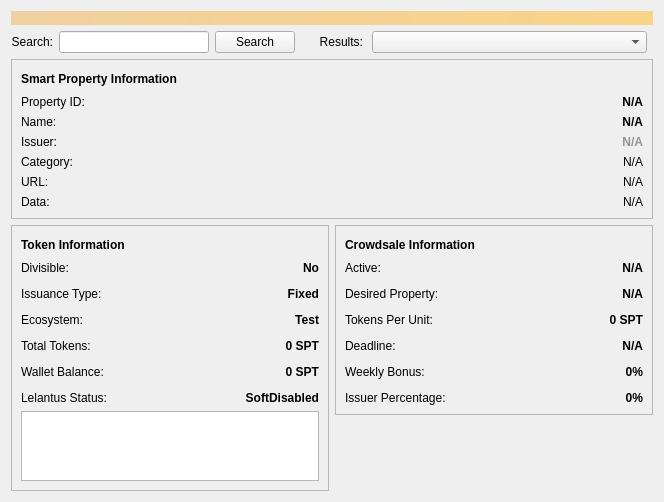
<?xml version="1.0" encoding="UTF-8"?>
<ui version="4.0">
 <class>LookupSPDialog</class>
 <widget class="QWidget" name="LookupSPDialog">
  <property name="geometry">
   <rect>
    <x>0</x>
    <y>0</y>
    <width>664</width>
    <height>497</height>
   </rect>
  </property>
  <property name="windowTitle">
   <string>Form</string>
  </property>
  <layout class="QVBoxLayout" name="topLayout">
   <item>
    <widget class="QLabel" name="labelAlerts">
     <property name="visible">
      <bool>false</bool>
     </property>
     <property name="styleSheet">
      <string notr="true">background-color: qlineargradient(x1: 0, y1: 0, x2: 1, y2: 0, stop:0 #F0D0A0, stop:1 #F8D488); color:#000000;</string>
     </property>
     <property name="wordWrap">
      <bool>true</bool>
     </property>
     <property name="margin">
      <number>3</number>
     </property>
    </widget>
   </item>
   <item>
    <layout class="QHBoxLayout" name="horizontalLayout_12">
     <property name="topMargin">
      <number>0</number>
     </property>
     <item>
      <widget class="QLabel" name="searchLabel">
       <property name="enabled">
        <bool>true</bool>
       </property>
       <property name="minimumSize">
        <size>
         <width>0</width>
         <height>0</height>
        </size>
       </property>
       <property name="text">
        <string>Search:</string>
       </property>
       <property name="alignment">
        <set>Qt::AlignRight|Qt::AlignTrailing|Qt::AlignVCenter</set>
       </property>
       <property name="margin">
        <number>8</number>
       </property>
      </widget>
     </item>
     <item>
      <widget class="QLineEdit" name="searchLineEdit">
       <property name="sizePolicy">
        <sizepolicy hsizetype="Fixed" vsizetype="Fixed">
         <horstretch>0</horstretch>
         <verstretch>0</verstretch>
        </sizepolicy>
       </property>
       <property name="minimumSize">
        <size>
         <width>150</width>
         <height>0</height>
        </size>
       </property>
      </widget>
     </item>
     <item>
      <widget class="QPushButton" name="searchButton">
       <property name="text">
        <string>Search</string>
       </property>
      </widget>
     </item>
     <item>
      <widget class="QLabel" name="matchingLabel">
       <property name="minimumSize">
        <size>
         <width>0</width>
         <height>0</height>
        </size>
       </property>
       <property name="styleSheet">
        <string notr="true">padding-left:15px;</string>
       </property>
       <property name="text">
        <string>Results:</string>
       </property>
       <property name="alignment">
        <set>Qt::AlignRight|Qt::AlignTrailing|Qt::AlignVCenter</set>
       </property>
       <property name="margin">
        <number>0</number>
       </property>
      </widget>
     </item>
     <item>
      <widget class="QComboBox" name="matchingComboBox">
       <property name="sizePolicy">
        <sizepolicy hsizetype="Expanding" vsizetype="Fixed">
         <horstretch>0</horstretch>
         <verstretch>0</verstretch>
        </sizepolicy>
       </property>
      </widget>
     </item>
     <item>
      <spacer name="horizontalSpacer_3">
       <property name="orientation">
        <enum>Qt::Horizontal</enum>
       </property>
       <property name="sizeType">
        <enum>QSizePolicy::Fixed</enum>
       </property>
       <property name="sizeHint" stdset="0">
        <size>
         <width>6</width>
         <height>20</height>
        </size>
       </property>
      </spacer>
     </item>
    </layout>
   </item>
   <item>
    <layout class="QVBoxLayout" name="verticalLayout_5">
     <property name="topMargin">
      <number>0</number>
     </property>
     <item>
      <widget class="QFrame" name="topFrame">
       <property name="frameShape">
        <enum>QFrame::StyledPanel</enum>
       </property>
       <property name="frameShadow">
        <enum>QFrame::Raised</enum>
       </property>
       <layout class="QVBoxLayout" name="verticalLayout_7">
        <item>
         <layout class="QHBoxLayout" name="horizontalLayout_7">
          <item>
           <layout class="QHBoxLayout" name="horizontalLayout_9">
            <item>
             <widget class="QLabel" name="spInfo">
              <property name="font">
               <font>
                <weight>75</weight>
                <bold>true</bold>
               </font>
              </property>
              <property name="text">
               <string>Smart Property Information</string>
              </property>
             </widget>
            </item>
           </layout>
          </item>
          <item>
           <spacer name="horizontalSpacer_6">
            <property name="orientation">
             <enum>Qt::Horizontal</enum>
            </property>
            <property name="sizeHint" stdset="0">
             <size>
              <width>40</width>
              <height>20</height>
             </size>
            </property>
           </spacer>
          </item>
         </layout>
        </item>
        <item>
         <layout class="QFormLayout" name="spInfoLayout">
          <property name="fieldGrowthPolicy">
           <enum>QFormLayout::AllNonFixedFieldsGrow</enum>
          </property>
          <property name="topMargin">
           <number>0</number>
          </property>
          <item row="0" column="0">
           <widget class="QLabel" name="propertyid">
            <property name="text">
             <string>Property ID:</string>
            </property>
           </widget>
          </item>
          <item row="0" column="1">
           <widget class="QLabel" name="propertyIDLabel">
            <property name="font">
             <font>
              <weight>75</weight>
              <bold>true</bold>
             </font>
            </property>
            <property name="styleSheet">
             <string notr="true"/>
            </property>
            <property name="text">
             <string>N/A</string>
            </property>
            <property name="alignment">
             <set>Qt::AlignRight|Qt::AlignTrailing|Qt::AlignVCenter</set>
            </property>
           </widget>
          </item>
          <item row="1" column="0">
           <widget class="QLabel" name="name">
            <property name="text">
             <string>Name:</string>
            </property>
           </widget>
          </item>
          <item row="1" column="1">
           <widget class="QLabel" name="nameLabel">
            <property name="font">
             <font>
              <weight>75</weight>
              <bold>true</bold>
             </font>
            </property>
            <property name="styleSheet">
             <string notr="true"/>
            </property>
            <property name="text">
             <string>N/A</string>
            </property>
            <property name="alignment">
             <set>Qt::AlignRight|Qt::AlignTrailing|Qt::AlignVCenter</set>
            </property>
           </widget>
          </item>
          <item row="2" column="0">
           <widget class="QLabel" name="issuer">
            <property name="text">
             <string>Issuer:</string>
            </property>
           </widget>
          </item>
          <item row="2" column="1">
           <widget class="QLabel" name="issuerLabel">
            <property name="sizePolicy">
             <sizepolicy hsizetype="Preferred" vsizetype="Preferred">
              <horstretch>0</horstretch>
              <verstretch>0</verstretch>
             </sizepolicy>
            </property>
            <property name="font">
             <font>
              <weight>75</weight>
              <bold>true</bold>
             </font>
            </property>
            <property name="styleSheet">
             <string notr="true">color:rgb(148, 148, 148)</string>
            </property>
            <property name="text">
             <string>N/A</string>
            </property>
            <property name="alignment">
             <set>Qt::AlignRight|Qt::AlignTrailing|Qt::AlignVCenter</set>
            </property>
            <property name="margin">
             <number>0</number>
            </property>
            <property name="indent">
             <number>-1</number>
            </property>
           </widget>
          </item>
          <item row="3" column="0">
           <widget class="QLabel" name="category">
            <property name="text">
             <string>Category:</string>
            </property>
           </widget>
          </item>
          <item row="3" column="1">
           <widget class="QLabel" name="categoryLabel">
            <property name="font">
             <font>
              <weight>50</weight>
              <bold>false</bold>
             </font>
            </property>
            <property name="styleSheet">
             <string notr="true"/>
            </property>
            <property name="text">
             <string>N/A</string>
            </property>
            <property name="alignment">
             <set>Qt::AlignRight|Qt::AlignTrailing|Qt::AlignVCenter</set>
            </property>
           </widget>
          </item>
          <item row="4" column="0">
           <widget class="QLabel" name="url">
            <property name="text">
             <string>URL:</string>
            </property>
           </widget>
          </item>
          <item row="4" column="1">
           <widget class="QLabel" name="urlLabel">
            <property name="font">
             <font>
              <weight>50</weight>
              <bold>false</bold>
             </font>
            </property>
            <property name="styleSheet">
             <string notr="true"/>
            </property>
            <property name="text">
             <string>N/A</string>
            </property>
            <property name="alignment">
             <set>Qt::AlignRight|Qt::AlignTrailing|Qt::AlignVCenter</set>
            </property>
           </widget>
          </item>
          <item row="5" column="0">
           <widget class="QLabel" name="data">
            <property name="text">
             <string>Data:</string>
            </property>
           </widget>
          </item>
          <item row="5" column="1">
           <widget class="QLabel" name="dataLabel">
            <property name="font">
             <font>
              <weight>50</weight>
              <bold>false</bold>
             </font>
            </property>
            <property name="styleSheet">
             <string notr="true"/>
            </property>
            <property name="text">
             <string>N/A</string>
            </property>
            <property name="alignment">
             <set>Qt::AlignRight|Qt::AlignTrailing|Qt::AlignVCenter</set>
            </property>
           </widget>
          </item>
         </layout>
        </item>
       </layout>
      </widget>
     </item>
    </layout>
   </item>
   <item>
    <layout class="QHBoxLayout" name="horizontalLayout" stretch="1,1">
     <item>
      <layout class="QVBoxLayout" name="verticalLayout_2">
       <item>
        <widget class="QFrame" name="leftFrame">
         <property name="sizePolicy">
          <sizepolicy hsizetype="Preferred" vsizetype="Expanding">
           <horstretch>0</horstretch>
           <verstretch>0</verstretch>
          </sizepolicy>
         </property>
         <property name="frameShape">
          <enum>QFrame::StyledPanel</enum>
         </property>
         <property name="frameShadow">
          <enum>QFrame::Raised</enum>
         </property>
         <layout class="QVBoxLayout" name="verticalLayout_4">
          <item>
           <layout class="QVBoxLayout" name="verticalLayout_6">
            <property name="topMargin">
             <number>0</number>
            </property>
            <item>
             <layout class="QHBoxLayout" name="tokenHLayout">
              <item>
               <widget class="QLabel" name="tokenInfo">
                <property name="text">
                 <string>&lt;b&gt;Token Information&lt;/b&gt;</string>
                </property>
               </widget>
              </item>
              <item>
               <spacer name="horizontalSpacer">
                <property name="orientation">
                 <enum>Qt::Horizontal</enum>
                </property>
                <property name="sizeHint" stdset="0">
                 <size>
                  <width>40</width>
                  <height>20</height>
                 </size>
                </property>
               </spacer>
              </item>
             </layout>
            </item>
            <item>
             <layout class="QFormLayout" name="tokenForm">
              <property name="fieldGrowthPolicy">
               <enum>QFormLayout::AllNonFixedFieldsGrow</enum>
              </property>
              <property name="verticalSpacing">
               <number>12</number>
              </property>
              <item row="0" column="0">
               <widget class="QLabel" name="divisible">
                <property name="text">
                 <string>Divisible:</string>
                </property>
               </widget>
              </item>
              <item row="0" column="1">
               <widget class="QLabel" name="divisibleLabel">
                <property name="font">
                 <font>
                  <weight>75</weight>
                  <bold>true</bold>
                 </font>
                </property>
                <property name="text">
                 <string>No</string>
                </property>
                <property name="alignment">
                 <set>Qt::AlignRight|Qt::AlignTrailing|Qt::AlignVCenter</set>
                </property>
               </widget>
              </item>
              <item row="1" column="0">
               <widget class="QLabel" name="issuancetype">
                <property name="text">
                 <string>Issuance Type:</string>
                </property>
               </widget>
              </item>
              <item row="1" column="1">
               <widget class="QLabel" name="issuanceTypeLabel">
                <property name="font">
                 <font>
                  <weight>75</weight>
                  <bold>true</bold>
                 </font>
                </property>
                <property name="text">
                 <string>Fixed</string>
                </property>
                <property name="alignment">
                 <set>Qt::AlignRight|Qt::AlignTrailing|Qt::AlignVCenter</set>
                </property>
               </widget>
              </item>
              <item row="2" column="0">
               <widget class="QLabel" name="ecosystem">
                <property name="text">
                 <string>Ecosystem:</string>
                </property>
               </widget>
              </item>
              <item row="2" column="1">
               <widget class="QLabel" name="ecosystemLabel">
                <property name="font">
                 <font>
                  <weight>75</weight>
                  <bold>true</bold>
                 </font>
                </property>
                <property name="text">
                 <string>Test</string>
                </property>
                <property name="alignment">
                 <set>Qt::AlignRight|Qt::AlignTrailing|Qt::AlignVCenter</set>
                </property>
               </widget>
              </item>
              <item row="3" column="0">
               <widget class="QLabel" name="totaltokens">
                <property name="text">
                 <string>Total Tokens:</string>
                </property>
               </widget>
              </item>
              <item row="3" column="1">
               <widget class="QLabel" name="totalTokensLabel">
                <property name="font">
                 <font>
                  <weight>75</weight>
                  <bold>true</bold>
                 </font>
                </property>
                <property name="layoutDirection">
                 <enum>Qt::LeftToRight</enum>
                </property>
                <property name="text">
                 <string>0 SPT</string>
                </property>
                <property name="alignment">
                 <set>Qt::AlignRight|Qt::AlignTrailing|Qt::AlignVCenter</set>
                </property>
               </widget>
              </item>
              <item row="4" column="0">
               <widget class="QLabel" name="walletbalance">
                <property name="text">
                 <string>Wallet Balance:</string>
                </property>
               </widget>
              </item>
              <item row="4" column="1">
               <widget class="QLabel" name="walletBalanceLabel">
                <property name="font">
                 <font>
                  <weight>75</weight>
                  <bold>true</bold>
                 </font>
                </property>
                <property name="text">
                 <string>0 SPT</string>
                </property>
                <property name="alignment">
                 <set>Qt::AlignRight|Qt::AlignTrailing|Qt::AlignVCenter</set>
                </property>
               </widget>
              </item>
              <item row="5" column="0">
               <widget class="QLabel" name="sigmaStatus">
                <property name="text">
                 <string>Lelantus Status:</string>
                </property>
               </widget>
              </item>
              <item row="5" column="1">
               <widget class="QLabel" name="sigmaStatusLabel">
                <property name="font">
                 <font>
                  <weight>75</weight>
                  <bold>true</bold>
                 </font>
                </property>
                <property name="text">
                 <string>SoftDisabled</string>
                </property>
                <property name="alignment">
                 <set>Qt::AlignRight|Qt::AlignTrailing|Qt::AlignVCenter</set>
                </property>
               </widget>
              </item>
             </layout>
            </item>
            <item>
             <widget class="QTableWidget" name="denominationTable">
              <property name="sizePolicy">
               <sizepolicy hsizetype="Expanding" vsizetype="Expanding">
                <horstretch>0</horstretch>
                <verstretch>0</verstretch>
               </sizepolicy>
              </property>
             </widget>
            </item>
           </layout>
          </item>
         </layout>
        </widget>
       </item>
       <item>
        <spacer name="verticalSpacer">
         <property name="orientation">
          <enum>Qt::Vertical</enum>
         </property>
         <property name="sizeType">
          <enum>QSizePolicy::Expanding</enum>
         </property>
         <property name="sizeHint" stdset="0">
          <size>
           <width>20</width>
           <height>20</height>
          </size>
         </property>
        </spacer>
       </item>
      </layout>
     </item>
     <item>
      <layout class="QVBoxLayout" name="verticalLayout_3">
       <item>
        <widget class="QFrame" name="rightFrame">
         <property name="frameShape">
          <enum>QFrame::StyledPanel</enum>
         </property>
         <property name="frameShadow">
          <enum>QFrame::Raised</enum>
         </property>
         <layout class="QVBoxLayout" name="verticalLayout">
          <item>
           <layout class="QHBoxLayout" name="horizontalLayout_5">
            <property name="topMargin">
             <number>0</number>
            </property>
            <item>
             <widget class="QLabel" name="crowdInfo">
              <property name="font">
               <font>
                <weight>75</weight>
                <bold>true</bold>
               </font>
              </property>
              <property name="text">
               <string>Crowdsale Information</string>
              </property>
             </widget>
            </item>
            <item>
             <spacer name="horizontalSpacer_2">
              <property name="orientation">
               <enum>Qt::Horizontal</enum>
              </property>
              <property name="sizeHint" stdset="0">
               <size>
                <width>40</width>
                <height>20</height>
               </size>
              </property>
             </spacer>
            </item>
           </layout>
          </item>
          <item>
           <layout class="QFormLayout" name="crowdForm">
            <property name="fieldGrowthPolicy">
             <enum>QFormLayout::AllNonFixedFieldsGrow</enum>
            </property>
            <property name="verticalSpacing">
             <number>12</number>
            </property>
            <property name="topMargin">
             <number>0</number>
            </property>
            <item row="1" column="0">
             <widget class="QLabel" name="desired">
              <property name="text">
               <string>Desired Property:</string>
              </property>
             </widget>
            </item>
            <item row="1" column="1">
             <widget class="QLabel" name="desiredLabel">
              <property name="font">
               <font>
                <weight>75</weight>
                <bold>true</bold>
               </font>
              </property>
              <property name="text">
               <string>N/A</string>
              </property>
              <property name="alignment">
               <set>Qt::AlignRight|Qt::AlignTrailing|Qt::AlignVCenter</set>
              </property>
             </widget>
            </item>
            <item row="2" column="0">
             <widget class="QLabel" name="tokensperunit">
              <property name="text">
               <string>Tokens Per Unit:</string>
              </property>
             </widget>
            </item>
            <item row="2" column="1">
             <widget class="QLabel" name="tokensPerUnitLabel">
              <property name="font">
               <font>
                <weight>75</weight>
                <bold>true</bold>
               </font>
              </property>
              <property name="text">
               <string>0 SPT</string>
              </property>
              <property name="alignment">
               <set>Qt::AlignRight|Qt::AlignTrailing|Qt::AlignVCenter</set>
              </property>
             </widget>
            </item>
            <item row="3" column="0">
             <widget class="QLabel" name="deadline">
              <property name="text">
               <string>Deadline:</string>
              </property>
             </widget>
            </item>
            <item row="3" column="1">
             <widget class="QLabel" name="deadlineLabel">
              <property name="font">
               <font>
                <weight>75</weight>
                <bold>true</bold>
               </font>
              </property>
              <property name="text">
               <string>N/A</string>
              </property>
              <property name="alignment">
               <set>Qt::AlignRight|Qt::AlignTrailing|Qt::AlignVCenter</set>
              </property>
             </widget>
            </item>
            <item row="4" column="0">
             <widget class="QLabel" name="bonus">
              <property name="text">
               <string>Weekly Bonus:</string>
              </property>
             </widget>
            </item>
            <item row="4" column="1">
             <widget class="QLabel" name="bonusLabel">
              <property name="font">
               <font>
                <weight>75</weight>
                <bold>true</bold>
               </font>
              </property>
              <property name="text">
               <string>0%</string>
              </property>
              <property name="alignment">
               <set>Qt::AlignRight|Qt::AlignTrailing|Qt::AlignVCenter</set>
              </property>
             </widget>
            </item>
            <item row="5" column="0">
             <widget class="QLabel" name="issuerperc">
              <property name="text">
               <string>Issuer Percentage:</string>
              </property>
             </widget>
            </item>
            <item row="5" column="1">
             <widget class="QLabel" name="issuerPercLabel">
              <property name="font">
               <font>
                <weight>75</weight>
                <bold>true</bold>
               </font>
              </property>
              <property name="text">
               <string>0%</string>
              </property>
              <property name="alignment">
               <set>Qt::AlignRight|Qt::AlignTrailing|Qt::AlignVCenter</set>
              </property>
             </widget>
            </item>
            <item row="0" column="0">
             <widget class="QLabel" name="active">
              <property name="text">
               <string>Active:</string>
              </property>
             </widget>
            </item>
            <item row="0" column="1">
             <widget class="QLabel" name="activeLabel">
              <property name="font">
               <font>
                <weight>75</weight>
                <bold>true</bold>
               </font>
              </property>
              <property name="text">
               <string>N/A</string>
              </property>
              <property name="alignment">
               <set>Qt::AlignRight|Qt::AlignTrailing|Qt::AlignVCenter</set>
              </property>
             </widget>
            </item>
           </layout>
          </item>
         </layout>
        </widget>
       </item>
       <item>
        <spacer name="verticalSpacer_2">
         <property name="orientation">
          <enum>Qt::Vertical</enum>
         </property>
         <property name="sizeHint" stdset="0">
          <size>
           <width>20</width>
           <height>40</height>
          </size>
         </property>
        </spacer>
       </item>
      </layout>
     </item>
    </layout>
   </item>
  </layout>
 </widget>
 <resources/>
 <connections/>
</ui>
